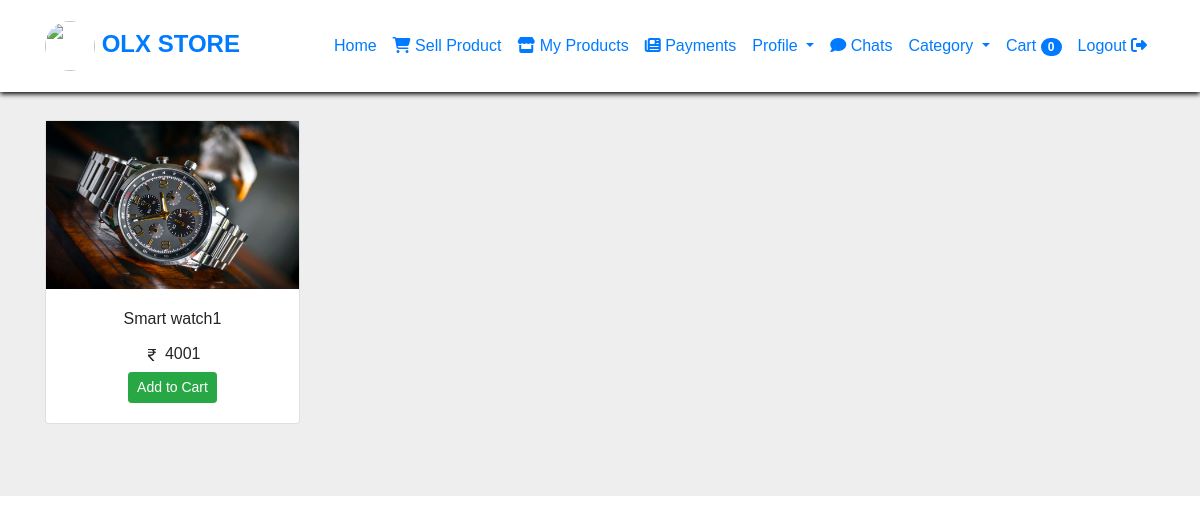
Page /categorized_products/4/ (signed in) on the committed database.
### olx_management_app/models.py (models this page shows)
class Addproduct(models.Model):
    user = models.ForeignKey(User, on_delete=models.CASCADE, null=True)
    add=models.ForeignKey(Category,on_delete=models.CASCADE,null=True)
    Product_name=models.CharField(max_length=255)
    description=models.CharField(max_length=255)
    year=models.IntegerField(null=True)
    qty=models.PositiveIntegerField(null=True, blank=True)
    price=models.IntegerField(null=True)
    image=models.ImageField(upload_to="images/",null=True)
    is_approved = models.BooleanField(default=False)

### olx_management_app/views.py (the view)
# urls.py: path('categorized_products/<int:category_id>/', views.categorized_products, name='categorized_products'),
@login_required(login_url='index')
def categorized_products(request, category_id):
    ca = Category.objects.all()
    current_user=request.user
    user_products = Addproduct.objects.filter(user=current_user,is_approved=True)
    user_chat_messages = ChatMessage.objects.filter(Product__in=user_products, reply__isnull=True).order_by('-id')
    categories = Category.objects.filter(id=category_id)
    if categories.exists():
        category = categories.first()
        Products = Addproduct.objects.filter(add=category, is_approved=True).exclude(user=request.user).exclude(qty=0)
        print(Products)
        cart_items = Cart.objects.filter(user=request.user).select_related('Product')
        return render(request, 'categories.html', {'cartitems': cart_items,'categories': [category], 'Product': Products, 'ca': ca, 'user_chat_messages':user_chat_messages})
    else:
        return render(request, 'userhome.html')

### templates/categories.html (shortened to what this page needs)
<!DOCTYPE html>
<html lang="en">
{% load static %}
<head>
    <link rel="stylesheet" href="https://cdn.jsdelivr.net/npm/bootstrap@4.6.2/dist/css/bootstrap.min.css">
    <link rel="stylesheet" href="https://cdnjs.cloudflare.com/ajax/libs/font-awesome/6.4.2/css/all.min.css"
/>
</head>
<body>
<nav class="navbar navbar-expand-lg">
    <div class="container">
        <a class="navbar-brand" href="#"><img src="{% static 'images/giphy.gif' %}" height="50px" width="50px"
                                              class="rounded-circle"> OLX STORE</a>
        <div class="collapse navbar-collapse" id="navbarNav">
            <ul class="navbar-nav ml-auto">
                <li class="nav-item active">
                    <a class="nav-link" href="{% url 'userhome' %}">Home</a>
                </li>
                <li class="nav-item active">
                    <a class="nav-link" href="{% url 'UserAddproducts' %}"> <i class="fa-solid fa-cart-shopping"></i>
                        Sell Product </a>
                </li>
                <li class="nav-item active">
                    <a class="nav-link" href="{% url 'show_user_products' %}"> <i class="fa-solid fa-store"></i>
                        My Products </a>
                </li>
                 <li class="nav-item active">
                    <a class="nav-link" href="{% url 'show_user_payment_history' %}"> <i class="fa-solid fa-newspaper"></i>
                        Payments </a>
                </li>
                <li class="nav-item dropdown">
                    <a class="nav-link dropdown-toggle" href="#" id="facilitiesDropdown" role="button"
                       data-toggle="dropdown" aria-haspopup="true" aria-expanded="false">
                        Profile
                    </a>
                </li>
            <li class="nav-item active">
                <a class="nav-link" href="{% url 'show_requestedProduct' %}">
                    <i class="fas fa-comment"></i>
                    Chats
                </a>
            </li>
                <li class="nav-item dropdown">
                    <a class="nav-link dropdown-toggle" href="#" id="facilitiesDropdown" role="button"
                       data-toggle="dropdown" aria-haspopup="true" aria-expanded="false">
                        Category
                    </a>
                </li>
                <li class="nav-item">
                    <a class="nav-link" href="{% url 'cart' %}">
                        Cart <span class="badge badge-pill badge-primary">{{ cartitems|length }}</span>
                    </a>
                </li>
                <li class="nav-item active">
                    <a class="nav-link" href="{% url 'logout1' %}">Logout <i class="fa-solid fa-right-from-bracket"></i></a>
                </li>
            </ul>
        </div>
    </div>
</nav>
<br>
<section style="background-color: #eee;">
    <div class="text-center container py-5">
        {% for category in categories %}
        <div class="row">
            {% for b in Product %}
            <div class="col-lg-3 col-md-4 col-sm-6 mb-4">
                <div class="card h-100">
                    <div class="bg-image hover-zoom ripple ripple-surface ripple-surface-light"
                         data-mdb-ripple-color="light">
                        <img src="{{ b.image.url }}" class="w-100 image-fluid"/>
                    </div>
                    <div class="card-body">
                        <a href="" class="text-reset">
                            <h6 class="card-title mb-3">{{ b.Product_name }}</h6>
                        </a>
                        <h6 class="mb-2">
                            {{ b.price }}
                        </h6>
                        <a href="{% url 'cart_details' b.id %}" class="btn btn-success btn-sm">Add to Cart</a>
                    </div>
                </div>
            </div>
            {% endfor %}
        </div>
    </div>
</section>
{% endfor %}
</body>
</html>

### templates/categories.html (style rules this page uses)
body { margin: 0; padding: 0; background-size: cover; background-position: center center; min-height: 100vh; font-family: Helvetica, Verdana, Roboto; }
.navbar { background: rgb(255, 255, 255); box-shadow: 0 2px 5px rgb(0, 0, 0); padding: 1rem; position: absolute; top: 0; width: 100%; z-index: 1; transition: background-color 0.3s ease-in-out; }
.navbar-brand { font-size: 1.5rem; font-weight: bold; }
.navbar-nav .nav-link { font-weight: 500; transition: color 0.3s ease-in-out; }
@media (min-width: 992px) { .navbar { position: fixed; } }

### rows in the picture
Addproduct: image (picture), Product_name "Smart watch1", price "4001"

### other values in the picture
{{ cartitems|length }} "0"
